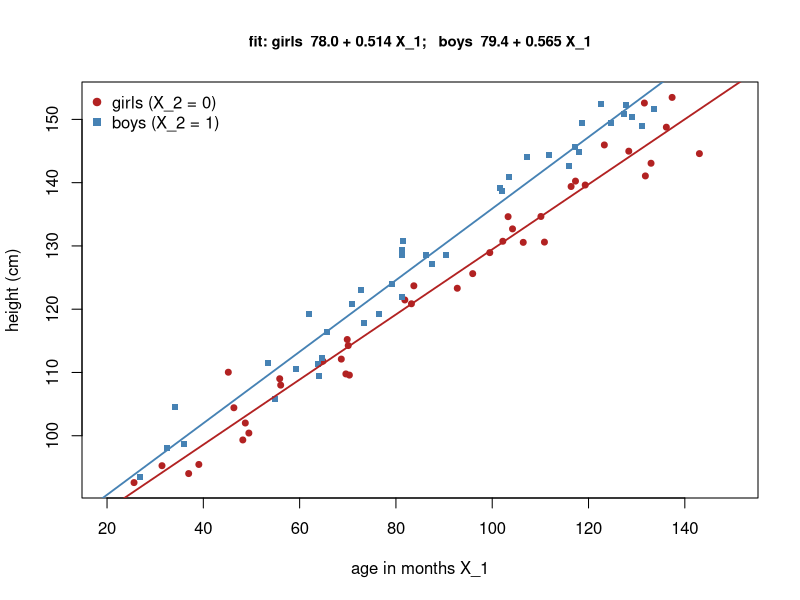

The R source for this figure:
# One model with a dummy variable and an interaction gives two regression lines.
set.seed(0)
n <- 40
age <- runif(2 * n, 24, 144)
boy <- rep(c(0, 1), each = n)
height <- 78 + 0.52 * age + 1.5 * boy + 0.04 * age * boy + 3.5 * rnorm(2 * n)

fit <- lm(height ~ age * boy)   # columns 1, age, boy, age:boy
b <- coef(fit)
print(summary(fit))

plot(age, height, type = "n", xlim = c(20, 150), xlab = "age in months X_1", ylab = "height (cm)",
     main = sprintf("fit: girls  %.1f + %.3f X_1;   boys  %.1f + %.3f X_1",
                    b[1], b[2], b[1] + b[3], b[2] + b[4]), cex.main = 0.9)
points(age[boy == 0], height[boy == 0], pch = 19, cex = 0.8, col = "firebrick")
points(age[boy == 1], height[boy == 1], pch = 15, cex = 0.8, col = "steelblue")
abline(a = b[1], b = b[2], col = "firebrick", lwd = 1.8)
abline(a = b[1] + b[3], b = b[2] + b[4], col = "steelblue", lwd = 1.8)
legend("topleft", bty = "n", pch = c(19, 15), col = c("firebrick", "steelblue"),
       legend = c("girls (X_2 = 0)", "boys (X_2 = 1)"))
